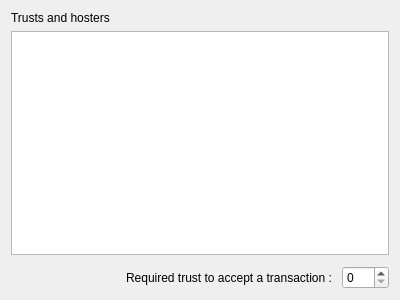
<?xml version="1.0" encoding="UTF-8"?>
<ui version="4.0">
 <class>WalletTabWidget</class>
 <widget class="QWidget" name="WalletTabWidget">
  <property name="geometry">
   <rect>
    <x>0</x>
    <y>0</y>
    <width>400</width>
    <height>300</height>
   </rect>
  </property>
  <property name="windowTitle">
   <string>walletTabWidget</string>
  </property>
  <layout class="QHBoxLayout" name="horizontalLayout">
   <item>
    <layout class="QVBoxLayout" name="verticalLayout_6">
     <item>
      <widget class="QLabel" name="label">
       <property name="text">
        <string>Trusts and hosters</string>
       </property>
      </widget>
     </item>
     <item>
      <widget class="QTreeView" name="trusts_tree_view"/>
     </item>
     <item>
      <layout class="QHBoxLayout" name="horizontalLayout_2">
       <property name="topMargin">
        <number>5</number>
       </property>
       <item>
        <spacer name="horizontalSpacer">
         <property name="orientation">
          <enum>Qt::Horizontal</enum>
         </property>
         <property name="sizeHint" stdset="0">
          <size>
           <width>40</width>
           <height>20</height>
          </size>
         </property>
        </spacer>
       </item>
       <item>
        <widget class="QLabel" name="label_2">
         <property name="text">
          <string>Required trust to accept a transaction : </string>
         </property>
        </widget>
       </item>
       <item>
        <widget class="QSpinBox" name="spinbox_trusts">
         <property name="maximum">
          <number>999</number>
         </property>
        </widget>
       </item>
      </layout>
     </item>
    </layout>
   </item>
   <item>
    <layout class="QVBoxLayout" name="verticalLayout"/>
   </item>
  </layout>
 </widget>
 <resources/>
 <connections/>
 <slots>
  <slot>required_trusts_changed(int)</slot>
 </slots>
</ui>
